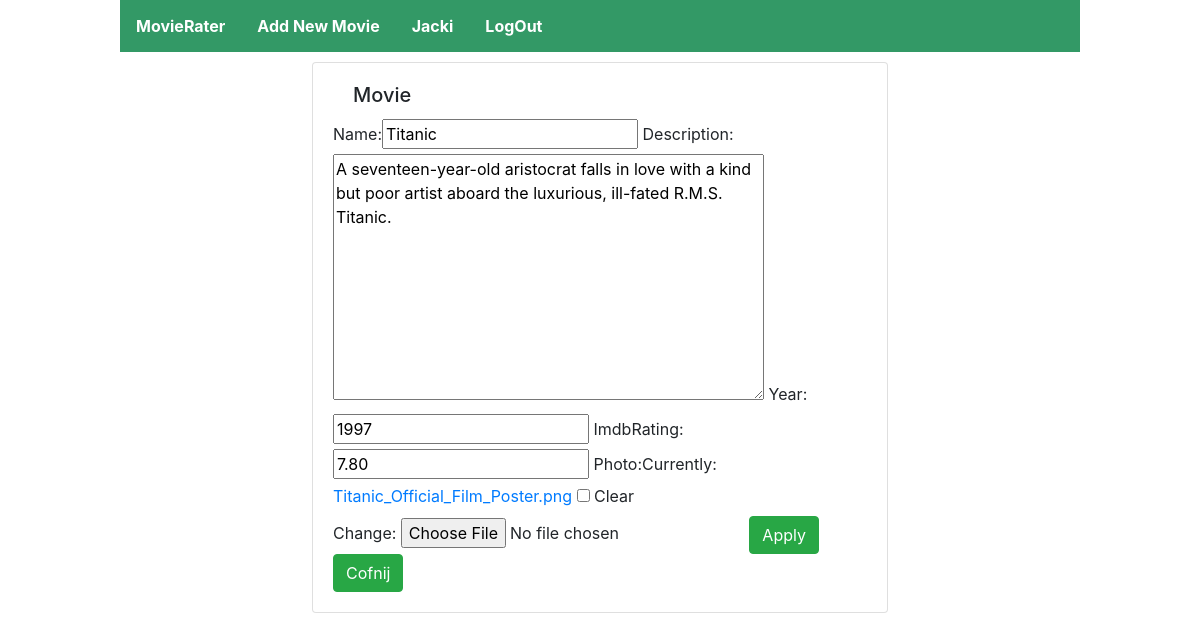
Page /main/edit/1 (signed in) on the committed database.
### main/models.py (models this page shows, shortened)
class Movie(models.Model):
    name=models.CharField(max_length=128)
    description=models.TextField(default='')
    year=models.IntegerField(null=True, blank=True)
    imdbRating=models.DecimalField(null=True, blank=True, decimal_places=2, max_digits=4)
    photo=models.ImageField(null=True, blank=True)

### main/views.py (the view)
# urls.py: path('edit/<int:id>', editMovie, name='editMovie'),
@login_required
def editMovie(request, id):
    movie=get_object_or_404(Movie, pk=id)
    form=MovieForm(request.POST or None, request.FILES or None, instance=movie)
    if form.is_valid():
        form.save()
        return redirect(movieList)
    return render(request, 'movie_form.html', {'form':form})

### main/forms.py
class MovieForm(ModelForm):
    class Meta:
        model = Movie
        fields=['name', 'description', 'year', 'imdbRating', 'photo']

### templates/movie_form.html (shortened to what this page needs)
{%extends 'main.html'%}
{% load bootstrap %}
{% block body %}
  <div class="card">
    <div class="card-body">
      <h5 class="card-title">Movie</h5>
      <form role="form-horizontal" method="POST" enctype="multipart/form-data">
        {{form|bootstrap_horizontal}}
        <button type="submit" class="btn btn-success">Apply</button>
        <button onclick="location.href='{% url 'movieList' %}'" type="button"class="btn btn-success">Cofnij</button>
      </form>
    </div>
  </div>
{% endblock %}

### templates/main.html (shortened to what this page needs)
{%load static%}
<!DOCTYPE html>
<html lang="en" dir="ltr">
  <head>
    <link rel="stylesheet" href="https://stackpath.bootstrapcdn.com/bootstrap/4.3.1/css/bootstrap.min.css"
>
    <link rel="stylesheet" href="https://use.fontawesome.com/releases/v5.10.2/css/all.css"
>
    <link rel="stylesheet" href="{%static 'style.css'%}">
  </head>
  <header>
    <ul>
      <li>
        <a href="{% url 'movieList' %}">MovieRater</a>
      </li>
      <li>
        <a href="{% url 'addMovie' %}">Add New Movie</a>
      </li>
      <li>
        {% if user.is_authenticated %}
          <a href="#" tabindex="-1" aria-disabled="true">{{user.username}}</a>
        {% endif %}
      </li>
      <li>
        {% if user.is_authenticated %}
          <a href="{% url 'logout' %}">LogOut</a>
        {% else %}
          <a href="{% url 'login' %}">LogIn</a>
        {% endif %}
      </li>
    </ul>
  </header>
  <body>
    {% block body %} {% endblock %}
  </body>
</html>

### static/style.css (style rules this page uses)
body { margin-left: 10%; margin-right: 10%; }
.card { margin-left: 20%; margin-right: 20%; margin-top: 1%; }
ul { list-style-type: none; margin: 0; padding: 0; overflow: hidden; background-color:#339966; position: -webkit-sticky; position: sticky; top: 0; }
li { float: left; }
li a { display: block; color: #ffffff; font-weight: bold; text-align: center; padding: 14px 16px; text-decoration: none; }
h5 { margin-left: 20px; }

### rows in the picture
Movie: name "Titanic", description "A seventeen-year-old aristocrat falls in love with a kind but poor artist aboard the luxurious, ill-fated R.M.S. Titanic.", year "1997", imdbRating "7.80"

### other values in the picture
{{ user.username }} "Jacki"
